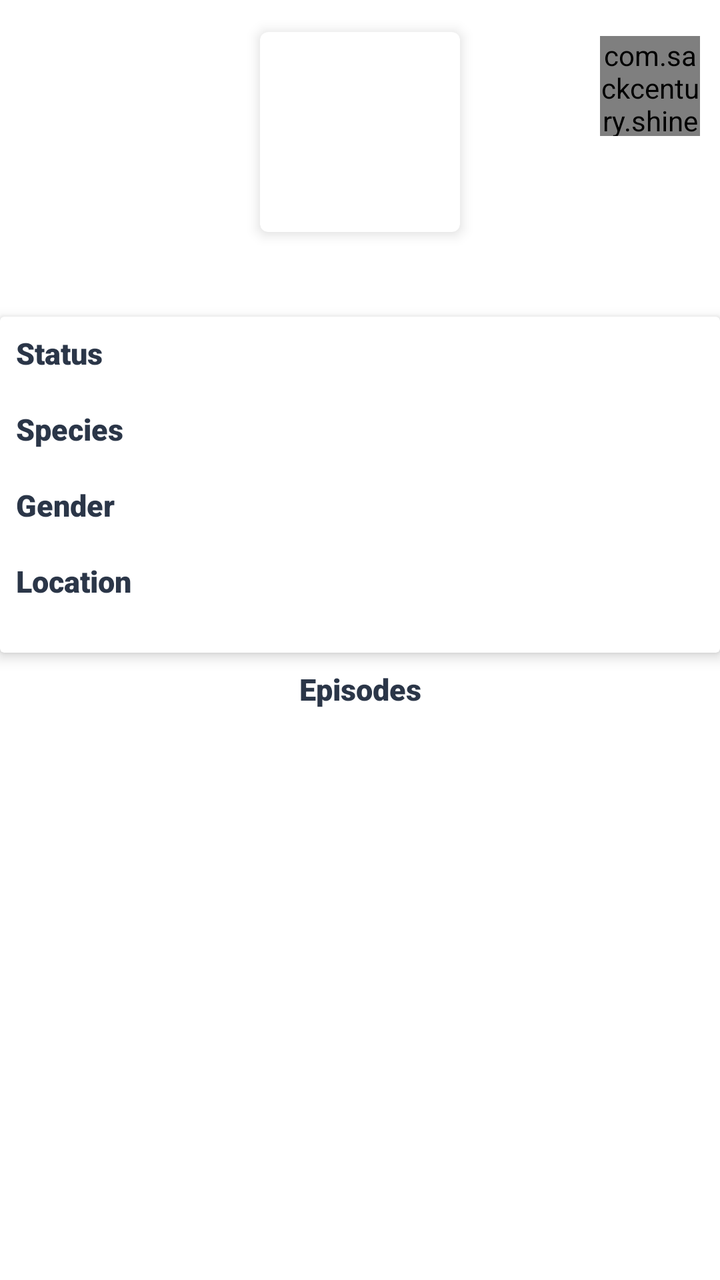
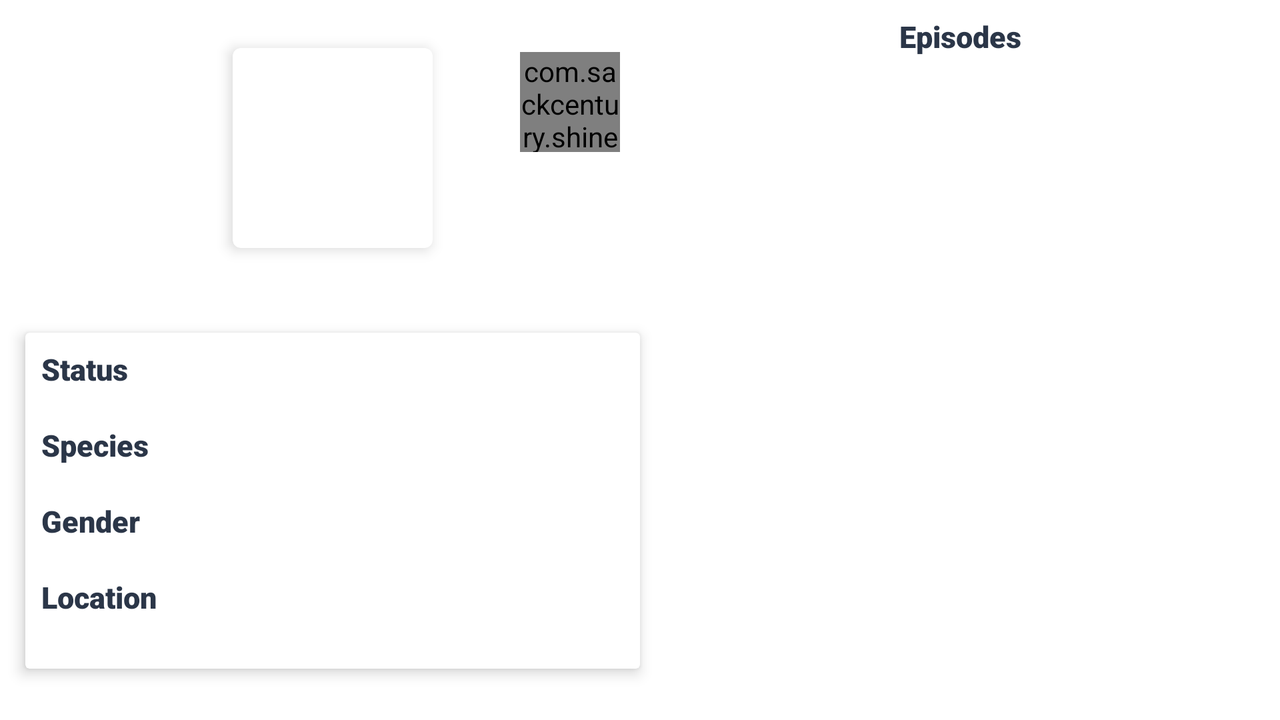

First picture: res/layout/ on a phone held upright. Second picture: the repository's own variant of that layout, on a device whose configuration matches the variant's folder. Source for both follows.
<!-- AndroidManifest.xml: application theme AppTheme -->
<!-- res/layout/fragment_characters_detail.xml -->
<?xml version="1.0" encoding="utf-8"?>
<androidx.core.widget.NestedScrollView
        xmlns:android="http://schemas.android.com/apk/res/android"
        xmlns:tools="http://schemas.android.com/tools"
        xmlns:app="http://schemas.android.com/apk/res-auto"
        android:layout_width="match_parent"
        android:layout_height="match_parent"
        android:background="?android:colorBackground">

    <androidx.constraintlayout.widget.ConstraintLayout
            android:layout_width="match_parent"
            android:layout_height="wrap_content"
            tools:context=".fragment.CharacterDetailsFragment">

        <androidx.constraintlayout.widget.Guideline
                android:id="@+id/startGuideline"
                android:layout_width="wrap_content"
                android:layout_height="wrap_content"
                android:orientation="vertical"
                app:layout_constraintGuide_percent="@dimen/detail_start_guideline_start_percentage"
                app:layout_constraintStart_toStartOf="parent"/>


        <androidx.constraintlayout.widget.Guideline
                android:id="@+id/endGuideline"
                android:layout_width="wrap_content"
                android:layout_height="wrap_content"
                android:orientation="vertical"
                app:layout_constraintGuide_percent="@dimen/detail_start_guideline_end_percentage"
                app:layout_constraintEnd_toEndOf="parent"/>

        <include
                android:id="@+id/characterHeader"
                layout="@layout/character_header"
                android:layout_width="0dp"
                android:layout_height="wrap_content"
                android:layout_marginTop="@dimen/detail_image_view_header_margin_top"
                app:layout_constraintTop_toTopOf="parent"
                app:layout_constraintStart_toStartOf="@id/startGuideline"
                app:layout_constraintEnd_toEndOf="@id/endGuideline"/>

        <include
                android:id="@+id/characterSummary"
                layout="@layout/character_summary"
                android:layout_width="0dp"
                android:layout_height="wrap_content"
                android:layout_marginTop="14dp"
                app:layout_constraintTop_toBottomOf="@id/characterHeader"
                app:layout_constraintStart_toStartOf="@id/startGuideline"
                app:layout_constraintEnd_toEndOf="@id/endGuideline"/>

        <TextView
                android:id="@+id/episodesHeader"
                android:layout_width="0dp"
                android:layout_height="wrap_content"
                android:textSize="@dimen/detail_header_text_size"
                android:text="@string/episodes"
                android:gravity="center"
                android:fontFamily="sans-serif-black"
                android:textColor="?attr/colorOnSurface"
                android:textStyle="bold"
                android:layout_marginTop="@dimen/detail_view_header_margin_top"
                app:layout_constraintStart_toStartOf="@id/startGuideline"
                app:layout_constraintEnd_toEndOf="@id/endGuideline"
                app:layout_constraintTop_toBottomOf="@id/characterSummary"/>

        <androidx.recyclerview.widget.RecyclerView
                android:id="@+id/episodesRecyclerView"
                android:layout_width="0dp"
                android:layout_height="wrap_content"
                android:nestedScrollingEnabled="false"
                android:layout_marginTop="@dimen/detail_view_header_margin_top"
                app:layout_constraintTop_toBottomOf="@id/episodesHeader"
                app:layout_constraintStart_toStartOf="@id/startGuideline"
                app:layout_constraintEnd_toEndOf="@id/endGuideline"
        />
    </androidx.constraintlayout.widget.ConstraintLayout>
</androidx.core.widget.NestedScrollView>
<!-- res/layout/character_header.xml (included above) -->
<?xml version="1.0" encoding="utf-8"?>
<androidx.constraintlayout.widget.ConstraintLayout xmlns:android="http://schemas.android.com/apk/res/android"
        xmlns:app="http://schemas.android.com/apk/res-auto"
        android:layout_width="match_parent"
        android:layout_height="match_parent">

    <androidx.cardview.widget.CardView
            android:id="@+id/characterDetailImageCardView"
            android:layout_width="wrap_content"
            android:layout_height="wrap_content"
            android:layout_marginTop="8dp"
            app:cardCornerRadius="4dp"
            app:cardElevation="4dp"
            app:layout_constraintEnd_toEndOf="parent"
            app:layout_constraintStart_toStartOf="parent"
            app:layout_constraintTop_toTopOf="parent">

        <ImageView
                android:id="@+id/characterDetailImage"
                android:layout_width="@dimen/character_image_width_size"
                android:layout_height="@dimen/character_image_height_size" />
    </androidx.cardview.widget.CardView>

    
    <com.sackcentury.shinebuttonlib.ShineButton
            android:id="@+id/favouriteButton"
            android:layout_width="50dp"
            android:layout_height="50dp"
            android:layout_marginStart="10dp"
            android:layout_marginTop="10dp"
            android:layout_marginEnd="10dp"
            app:allow_random_color="false"
            app:big_shine_color="@color/favouriteButtonColour"
            app:btn_color="@android:color/darker_gray"
            app:btn_fill_color="@color/favouriteButtonColour"
            app:click_animation_duration="200"
            app:enable_flashing="false"
            app:layout_constraintEnd_toEndOf="parent"
            app:layout_constraintTop_toTopOf="parent"
            app:shine_animation_duration="1500"
            app:shine_count="8"
            app:shine_distance_multiple="1.5"
            app:shine_turn_angle="10"
            app:siShape="@raw/heart"
            app:small_shine_color="@color/favouriteButtonShineColour"
            app:small_shine_offset_angle="20" />

    <TextView
            android:id="@+id/characterDetailName"
            android:layout_width="match_parent"
            android:layout_height="wrap_content"
            android:layout_marginTop="8dp"
            android:elevation="4dp"
            android:fontFamily="sans-serif-black"
            android:gravity="center"
            android:textColor="?attr/colorOnSurface"
            android:textSize="@dimen/detail_character_name_text_size"
            app:layout_constraintEnd_toEndOf="parent"
            app:layout_constraintStart_toStartOf="parent"
            app:layout_constraintTop_toBottomOf="@id/characterDetailImageCardView" />

</androidx.constraintlayout.widget.ConstraintLayout>
<!-- res/layout/character_summary.xml (included above) -->
<?xml version="1.0" encoding="utf-8"?>
<androidx.cardview.widget.CardView
        xmlns:android="http://schemas.android.com/apk/res/android"
        xmlns:app="http://schemas.android.com/apk/res-auto"
        android:layout_width="match_parent"
        android:layout_height="match_parent"
        app:cardBackgroundColor="?android:colorBackground"
        app:cardElevation="4dp">

    <androidx.constraintlayout.widget.ConstraintLayout
            android:layout_width="match_parent"
            android:layout_height="match_parent"
            android:layout_margin="8dp">

        <TextView
                android:id="@+id/characterStatusHeader"
                style="@style/DetailHeader"
                android:layout_width="match_parent"
                android:layout_height="wrap_content"
                android:text="@string/status"
                app:layout_constraintEnd_toEndOf="parent"
                app:layout_constraintStart_toStartOf="parent"
                app:layout_constraintTop_toTopOf="parent" />

        <TextView
                android:id="@+id/characterStatus"
                style="@style/DetailText"
                android:layout_width="match_parent"
                android:layout_height="wrap_content"
                app:layout_constraintEnd_toEndOf="parent"
                app:layout_constraintStart_toStartOf="parent"
                app:layout_constraintTop_toBottomOf="@id/characterStatusHeader" />

        <TextView
                android:id="@+id/characterSpeciesHeader"
                style="@style/DetailHeader"
                android:layout_width="match_parent"
                android:layout_height="wrap_content"
                android:text="@string/species"
                app:layout_constraintEnd_toEndOf="parent"
                app:layout_constraintStart_toStartOf="parent"
                app:layout_constraintTop_toBottomOf="@id/characterStatus" />

        <TextView
                android:id="@+id/characterSpecies"
                style="@style/DetailText"
                android:layout_width="match_parent"
                android:layout_height="wrap_content"
                app:layout_constraintEnd_toEndOf="parent"
                app:layout_constraintStart_toStartOf="parent"
                app:layout_constraintTop_toBottomOf="@id/characterSpeciesHeader" />

        <TextView
                android:id="@+id/characterGenderHeader"
                style="@style/DetailHeader"
                android:layout_width="match_parent"
                android:layout_height="wrap_content"
                android:text="@string/gender"
                app:layout_constraintEnd_toEndOf="parent"
                app:layout_constraintStart_toStartOf="parent"
                app:layout_constraintTop_toBottomOf="@id/characterSpecies" />

        <TextView
                android:id="@+id/characterGender"
                style="@style/DetailText"
                android:layout_width="match_parent"
                android:layout_height="wrap_content"
                app:layout_constraintEnd_toEndOf="parent"
                app:layout_constraintStart_toStartOf="parent"
                app:layout_constraintTop_toBottomOf="@id/characterGenderHeader" />

        <TextView
                android:id="@+id/characterLocationHeader"
                style="@style/DetailHeader"
                android:layout_width="match_parent"
                android:layout_height="wrap_content"
                android:text="@string/location"
                app:layout_constraintEnd_toEndOf="parent"
                app:layout_constraintStart_toStartOf="parent"
                app:layout_constraintTop_toBottomOf="@id/characterGender" />

        <TextView
                android:id="@+id/characterLocation"
                style="@style/DetailText"
                android:layout_width="match_parent"
                android:layout_height="wrap_content"
                app:layout_constraintEnd_toEndOf="parent"
                app:layout_constraintStart_toStartOf="parent"
                app:layout_constraintTop_toBottomOf="@id/characterLocationHeader" />
    </androidx.constraintlayout.widget.ConstraintLayout>
</androidx.cardview.widget.CardView>
<!-- resources referenced by this layout -->
<resources>
  <color name="favouriteButtonColour">@color/bittersweet</color>
  <color name="favouriteButtonShineColour">@color/eunry</color>
  <dimen name="character_image_height_size">100sp</dimen>
  <dimen name="character_image_width_size">100sp</dimen>
  <dimen name="detail_character_name_text_size">15sp</dimen>
  <dimen name="detail_header_text_size">15sp</dimen>
  <dimen name="detail_image_view_header_margin_top">8dp</dimen>
  <item name="detail_start_guideline_end_percentage" format="float" type="dimen">1</item>
  <item name="detail_start_guideline_start_percentage" format="float" type="dimen">0</item>
  <dimen name="detail_view_header_margin_top">8dp</dimen>
  <string name="episodes">Episodes</string>
  <string name="gender">Gender</string>
  <string name="location">Location</string>
  <string name="species">Species</string>
  <string name="status">Status</string>
  <style name="DetailHeader">
          <item name="android:textSize">@dimen/detail_header_text_size</item>
          <item name="android:fontFamily">sans-serif-black</item>
          <item name="android:textColor">?attr/colorOnSurface</item>
      </style>
  <style name="DetailText">
          <item name="android:textSize">@dimen/detail_text_text_size</item>
          <item name="android:textColor">?attr/colorOnSurface</item>
      </style>
  <style name="AppTheme" parent="Theme.MaterialComponents.DayNight.DarkActionBar">
  
          <item name="windowNoTitle">true</item>
  
          
          <item name="colorPrimary">@color/colorPrimary</item>
          <item name="colorPrimaryVariant">@color/colorPrimary</item>
          <item name="colorOnPrimary">@color/white</item>
          
          <item name="colorSecondary">@color/eunry</item>
          <item name="colorSecondaryVariant">@color/eunry</item>
          <item name="colorOnSecondary">@color/white</item>
  
          <item name="colorSurface">@color/white</item>
          <item name="colorOnSurface">@color/colorPrimary</item>
  
          
          <item name="android:statusBarColor">?attr/colorPrimaryVariant</item>
  
          <item name="android:colorBackground">@color/white</item>
  
          <item name="bottomNavigationBackground">@color/white</item>
          <item name="bottomNavigationItemTint">?attr/colorPrimary</item>
          <item name="bottomNavigationTextColor">?attr/colorPrimary</item>
  
          <item name="colorControlNormal">@color/white</item>
  
      </style>
  <color name="bittersweet">#FF6666</color>
  <color name="eunry">#CC9999</color>
  <dimen name="detail_text_text_size">13sp</dimen>
  <color name="colorPrimary">@color/deep_blue</color>
  <color name="white">#ffffff</color>
  <color name="deep_blue">#2b3648</color>
</resources>
<!-- res/layout-land/fragment_characters_detail.xml (the repository's variant of the layout above) -->
<!-- drawn on the phone turned sideways -->
<?xml version="1.0" encoding="utf-8"?>
<androidx.constraintlayout.widget.ConstraintLayout
        xmlns:android="http://schemas.android.com/apk/res/android"
        xmlns:tools="http://schemas.android.com/tools"
        xmlns:app="http://schemas.android.com/apk/res-auto"
        android:layout_width="match_parent"
        android:layout_height="match_parent"
        android:background="?android:colorBackground"
        tools:context=".fragment.CharacterDetailsFragment">

    <androidx.constraintlayout.widget.Guideline
            android:id="@+id/startGuideline"
            android:layout_width="wrap_content"
            android:layout_height="wrap_content"
            android:orientation="vertical"
            app:layout_constraintGuide_percent="0.02"
            app:layout_constraintStart_toStartOf="parent"/>

    <androidx.constraintlayout.widget.Guideline
            android:id="@+id/middleGuideline"
            android:layout_width="wrap_content"
            android:layout_height="wrap_content"
            android:orientation="vertical"
            app:layout_constraintGuide_percent="0.50"
            app:layout_constraintStart_toStartOf="parent"/>

    <include
            android:id="@+id/characterHeader"
            layout="@layout/character_header"
            android:layout_width="0dp"
            android:layout_height="wrap_content"
            android:layout_marginTop="16dp"
            app:layout_constraintTop_toTopOf="parent"
            app:layout_constraintStart_toStartOf="@id/startGuideline"
            app:layout_constraintEnd_toEndOf="@id/middleGuideline"/>

    <include
            android:id="@+id/characterSummary"
            layout="@layout/character_summary"
            android:layout_width="0dp"
            android:layout_height="wrap_content"
            android:layout_marginTop="14dp"
            app:layout_constraintTop_toBottomOf="@id/characterHeader"
            app:layout_constraintStart_toStartOf="@id/startGuideline"
            app:layout_constraintEnd_toEndOf="@id/middleGuideline"/>

    <TextView
            android:id="@+id/episodesHeader"
            android:layout_width="0dp"
            android:layout_height="wrap_content"
            android:textSize="@dimen/detail_header_text_size"
            android:text="@string/episodes"
            android:textColor="?attr/colorOnSurface"
            android:gravity="center"
            android:fontFamily="sans-serif-black"
            android:textStyle="bold"
            android:layout_marginTop="@dimen/detail_view_header_margin_top"
            app:layout_constraintStart_toStartOf="@id/middleGuideline"
            app:layout_constraintEnd_toEndOf="parent"
            app:layout_constraintTop_toTopOf="parent"/>

    <androidx.recyclerview.widget.RecyclerView
            android:id="@+id/episodesRecyclerView"
            android:layout_width="0dp"
            android:layout_height="0dp"
            android:layout_marginStart="16dp"
            android:layout_marginEnd="16dp"
            android:layout_marginTop="@dimen/detail_view_header_margin_top"
            app:layout_constraintTop_toBottomOf="@id/episodesHeader"
            app:layout_constraintStart_toStartOf="@id/middleGuideline"
            app:layout_constraintEnd_toEndOf="parent"
            app:layout_constraintBottom_toBottomOf="parent"
    />

</androidx.constraintlayout.widget.ConstraintLayout>
<!-- resources referenced by the variant -->
<!-- as the phone turned sideways resolves them -->
<resources>
  <color name="favouriteButtonColour">@color/bittersweet</color>
  <color name="favouriteButtonShineColour">@color/eunry</color>
  <dimen name="character_image_height_size">100sp</dimen>
  <dimen name="character_image_width_size">100sp</dimen>
  <dimen name="detail_character_name_text_size">15sp</dimen>
  <dimen name="detail_header_text_size">15sp</dimen>
  <dimen name="detail_view_header_margin_top">8dp</dimen>
  <string name="episodes">Episodes</string>
  <string name="gender">Gender</string>
  <string name="location">Location</string>
  <string name="species">Species</string>
  <string name="status">Status</string>
  <style name="DetailHeader">
          <item name="android:textSize">@dimen/detail_header_text_size</item>
          <item name="android:fontFamily">sans-serif-black</item>
          <item name="android:textColor">?attr/colorOnSurface</item>
      </style>
  <style name="DetailText">
          <item name="android:textSize">@dimen/detail_text_text_size</item>
          <item name="android:textColor">?attr/colorOnSurface</item>
      </style>
  <style name="AppTheme" parent="Theme.MaterialComponents.DayNight.DarkActionBar">
  
          <item name="windowNoTitle">true</item>
  
          
          <item name="colorPrimary">@color/colorPrimary</item>
          <item name="colorPrimaryVariant">@color/colorPrimary</item>
          <item name="colorOnPrimary">@color/white</item>
          
          <item name="colorSecondary">@color/eunry</item>
          <item name="colorSecondaryVariant">@color/eunry</item>
          <item name="colorOnSecondary">@color/white</item>
  
          <item name="colorSurface">@color/white</item>
          <item name="colorOnSurface">@color/colorPrimary</item>
  
          
          <item name="android:statusBarColor">?attr/colorPrimaryVariant</item>
  
          <item name="android:colorBackground">@color/white</item>
  
          <item name="bottomNavigationBackground">@color/white</item>
          <item name="bottomNavigationItemTint">?attr/colorPrimary</item>
          <item name="bottomNavigationTextColor">?attr/colorPrimary</item>
  
          <item name="colorControlNormal">@color/white</item>
  
      </style>
  <color name="bittersweet">#FF6666</color>
  <color name="eunry">#CC9999</color>
  <dimen name="detail_text_text_size">13sp</dimen>
  <color name="colorPrimary">@color/deep_blue</color>
  <color name="white">#ffffff</color>
  <color name="deep_blue">#2b3648</color>
</resources>
